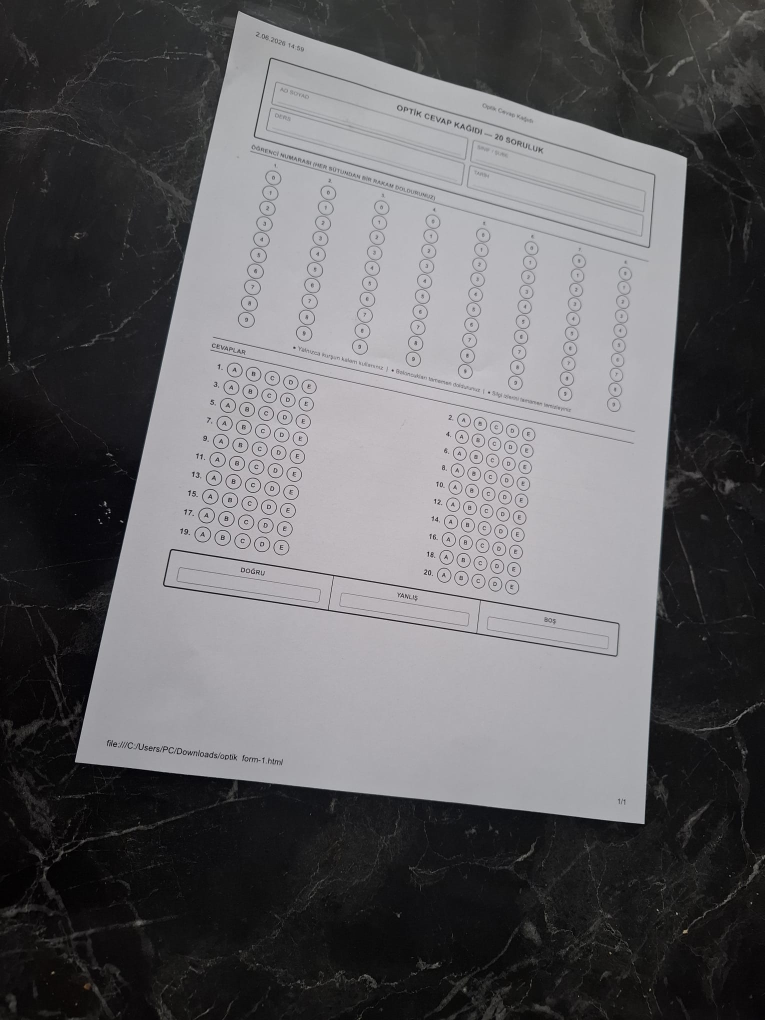
#> input picture bolum1_evrak/evrak.jpg, 1530 x 2040 px (shown at 1/2 size)
$ python evrak_bolum1.py
#> lines starting #> are read from the running program, lines starting #| are printed output that depends on the picture; after the words box and inside, x2 and y2 are one past the last pixel; in counts of white or black regions, pixels touching at a corner belong together
import cv2
import numpy as np
import matplotlib
matplotlib.use('TkAgg')
import matplotlib.pyplot as plt


img = cv2.imread("evrak.jpg")
#> img is the input picture: shape (2040, 1530, 3); mean B, G, R 98.6, 96.2, 97.1
if img is None:
    print("HATA: Fotoğraf bulunamadı! 'evrak.jpg' dosyasının bu klasörde olduğuna emin ol.")
    exit()

img_rgb = cv2.cvtColor(img, cv2.COLOR_BGR2RGB)
h, w = img.shape[:2]
#> h = 2040; w = 1530


gray = cv2.cvtColor(img, cv2.COLOR_BGR2GRAY)
blurred = cv2.GaussianBlur(gray, (7, 7), 0)

_, thresh = cv2.threshold(blurred, 120, 255, cv2.THRESH_BINARY)
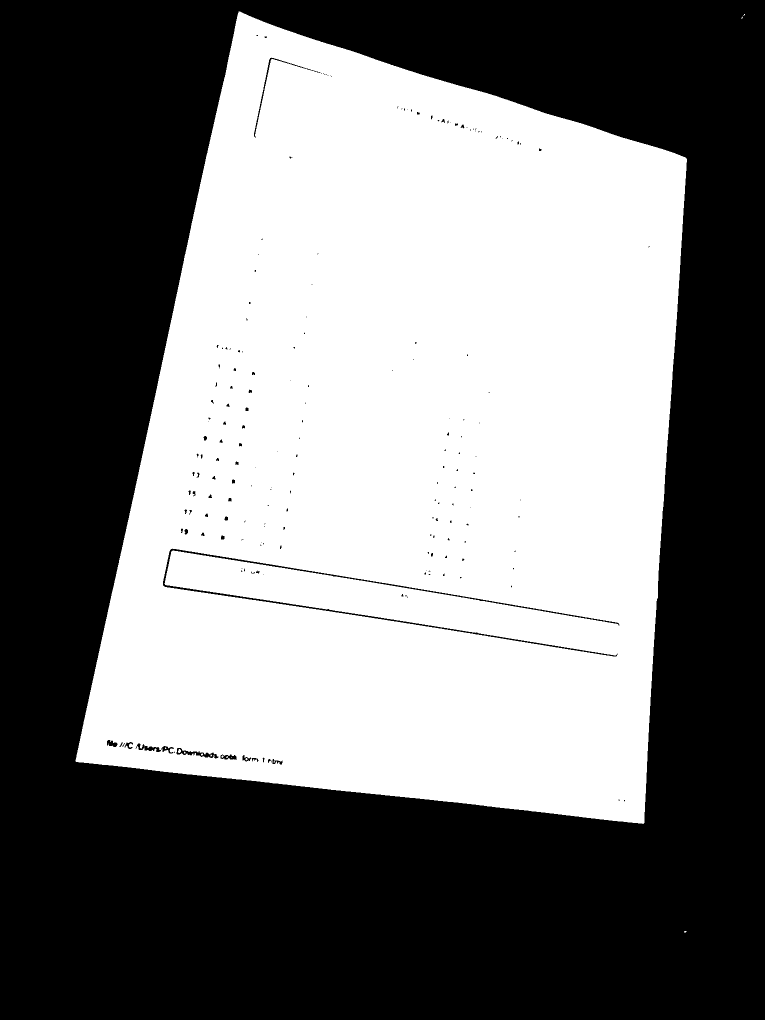
#> thresh: shape (2040, 1530) (shown at 1/2 size); 47.1% white; 13 white regions (11 under 20 px), largest, box (x1, y1, x2, y2) and area: (151, 23, 1374, 1648) 1468492, (356, 1498, 362, 1506) 36
k = np.ones((15, 15), np.uint8)
closed = cv2.morphologyEx(thresh, cv2.MORPH_CLOSE, k, iterations=3)
#> closed: shape (2040, 1530); 47.4% white; 4 white regions (3 under 20 px)

contours, _ = cv2.findContours(closed, cv2.RETR_EXTERNAL, cv2.CHAIN_APPROX_SIMPLE)
#> contours = 4 contours, 3 with area under 20; largest, box (x1, y1, x2, y2) and area: (151, 23, 1374, 1648) 1476184
biggest = max(contours, key=cv2.contourArea)
#> biggest = contour of 1663 points, box (x1, y1, x2, y2) (151, 23, 1374, 1648), area 1476184

mask = np.zeros((h, w), dtype=np.uint8)
cv2.drawContours(mask, [biggest], -1, 255, -1)
#> mask: shape (2040, 1530); 47.4% white; 1 white region, box (x1, y1, x2, y2) and area: (151, 23, 1374, 1648) 1478615
masked = cv2.bitwise_and(img_rgb, img_rgb, mask=mask)


enhanced_rgb = masked.copy()
enhanced_rgb[mask == 0] = [255, 255, 255]
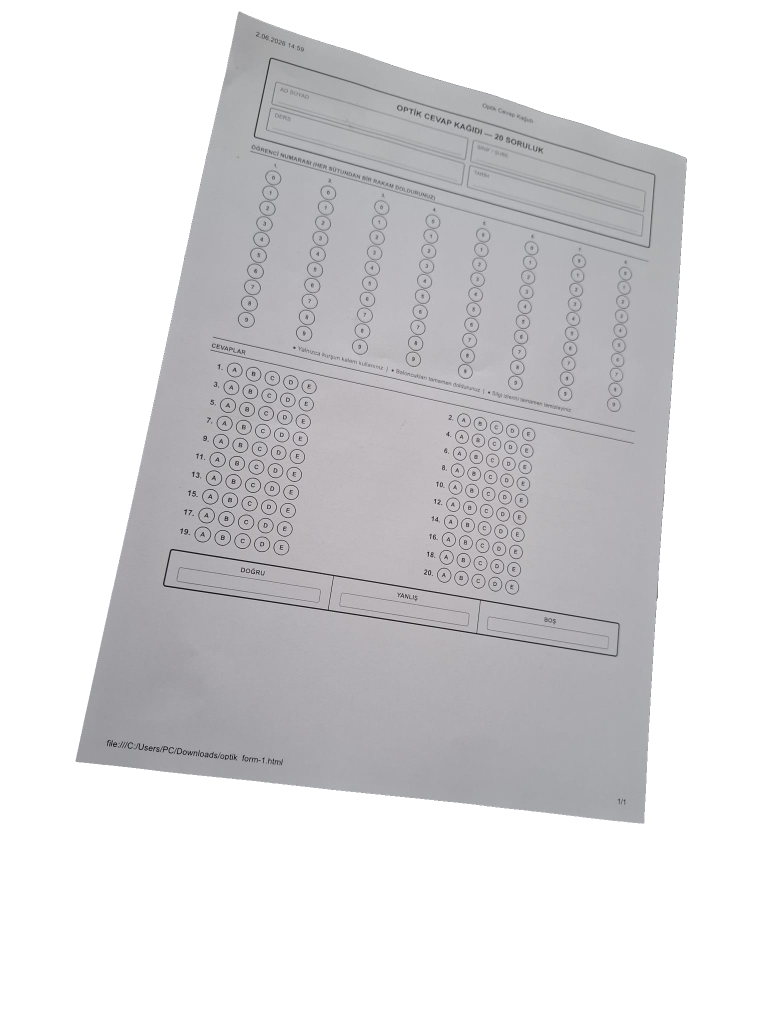
#> enhanced_rgb: shape (2040, 1530, 3) (shown at 1/2 size); mean R, G, B 216.9, 216.2, 218.3


epsilon = 0.02 * cv2.arcLength(biggest, True)
#> epsilon = 104.1
approx = cv2.approxPolyDP(biggest, epsilon, True)
#> approx = [[477, 23], [151, 1522], [1286, 1647], [1373, 318]]
print(f"Tespit edilen köşe sayısı: {len(approx)}")
#| Tespit edilen köşe sayısı: 4

if len(approx) != 4:
    hull = cv2.convexHull(biggest)
    epsilon = 0.05 * cv2.arcLength(hull, True)
    approx = cv2.approxPolyDP(hull, epsilon, True)
    print(f"Hull sonrası köşe: {len(approx)}")

pts = approx.reshape(-1, 2).astype(np.float32)
#> pts has the same summary as approx
rect = np.zeros((4, 2), dtype=np.float32)
s = pts.sum(axis=1)
#> s = [500, 1673, 2933, 1691]
rect[0] = pts[np.argmin(s)]    # sol-üst
rect[2] = pts[np.argmax(s)]    # sağ-alt
diff = np.diff(pts, axis=1)
#> diff = [-454, 1371, 361, -1055]
rect[1] = pts[np.argmin(diff)] # sağ-üst
rect[3] = pts[np.argmax(diff)] # sol-alt

target_w, target_h = 794, 1123
dst = np.array([[0, 0], [target_w, 0], [target_w, target_h], [0, target_h]], dtype=np.float32)
M = cv2.getPerspectiveTransform(rect, dst)
warped = cv2.warpPerspective(img, M, (target_w, target_h))
warped_rgb = cv2.cvtColor(warped, cv2.COLOR_BGR2RGB)

warped_gray = cv2.cvtColor(warped, cv2.COLOR_BGR2GRAY)
clahe = cv2.createCLAHE(clipLimit=2.0, tileGridSize=(8, 8))
warped_enhanced = clahe.apply(warped_gray)
_, warped_binary = cv2.threshold(warped_enhanced, 0, 255, cv2.THRESH_BINARY + cv2.THRESH_OTSU)
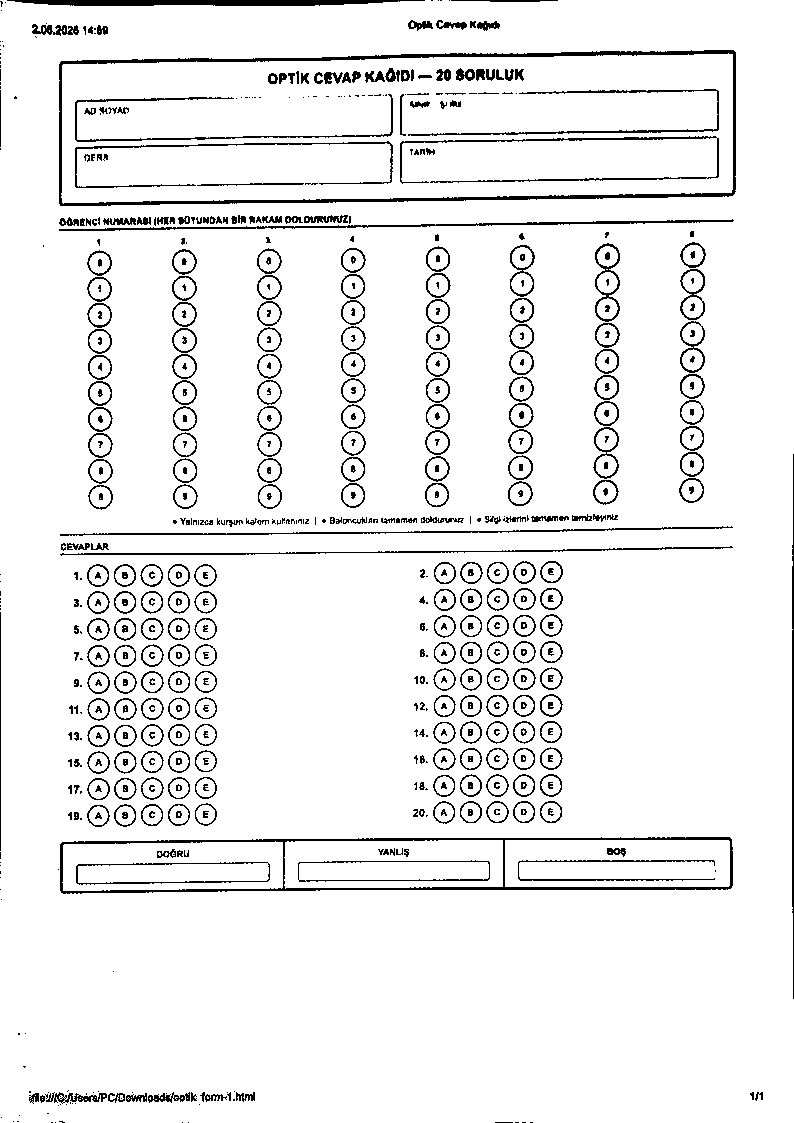
#> warped_binary: shape (1123, 794); 93.5% white; black in thin lines or dots

corners_img = img_rgb.copy()
for pt in rect:
    cv2.circle(corners_img, (int(pt[0]), int(pt[1])), 20, (255, 0, 0), -1)
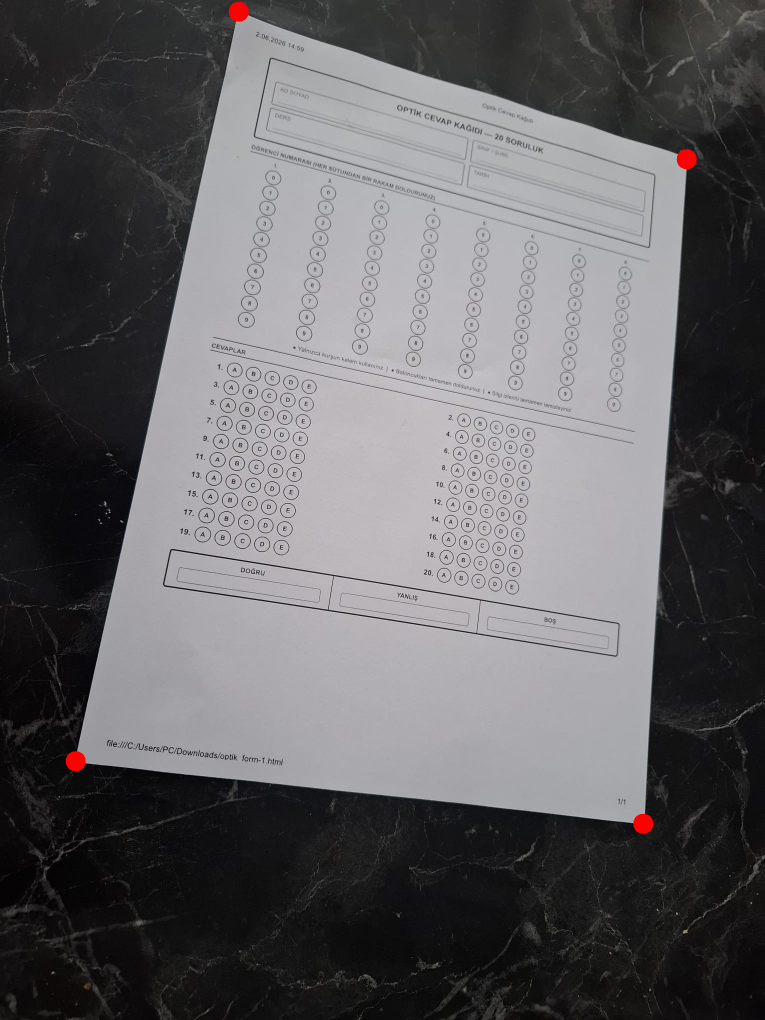
#> corners_img: shape (2040, 1530, 3) (shown at 1/2 size); mean R, G, B 97.4, 96.1, 98.5
cv2.polylines(corners_img, [rect.astype(int)], True, (255, 0, 0), 4)
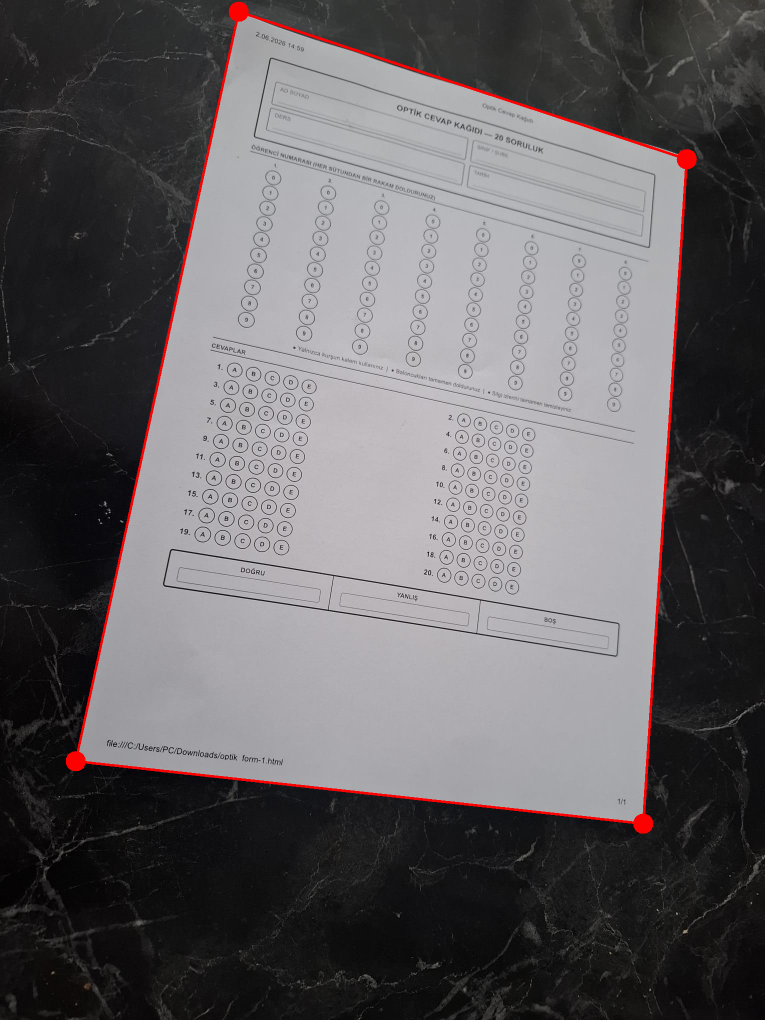
#> corners_img: shape (2040, 1530, 3) (shown at 1/2 size); 0.76% of pixels changed, all inside (x1, y1, x2, y2) = (153, 27, 1375, 1648)


fig, axes = plt.subplots(2, 3, figsize=(18, 13))


fig.text(0.5, 0.98, "1. BÖLÜM — Evrak İşleme",
         fontsize=16, fontweight='bold', ha='center', va='top')

axes[0, 0].imshow(img_rgb)
axes[0, 0].set_title("Adım 1: Orijinal Görüntü", fontsize=11, fontweight='bold', pad=8)
axes[0, 0].axis('off')

axes[0, 1].imshow(mask, cmap='gray')
axes[0, 1].set_title("Adım 2: Kağıt Maskesi", fontsize=11, fontweight='bold', pad=8)
axes[0, 1].axis('off')

axes[0, 2].imshow(masked)
axes[0, 2].set_title("Adım 3: Maskelenmiş Görüntü", fontsize=11, fontweight='bold', pad=8)
axes[0, 2].axis('off')

axes[1, 0].imshow(corners_img)
axes[1, 0].set_title("Adım 4: Köşe Noktaları Tespiti", fontsize=11, fontweight='bold', pad=8)
axes[1, 0].axis('off')

axes[1, 1].imshow(warped_rgb)
axes[1, 1].set_title("Adım 5: Perspektif Düzeltme", fontsize=11, fontweight='bold', pad=8)
axes[1, 1].axis('off')

axes[1, 2].imshow(warped_binary, cmap='gray')
axes[1, 2].set_title("Adım 6: Kontrast İyileştirme (CLAHE + Otsu)", fontsize=11, fontweight='bold', pad=8)
axes[1, 2].axis('off')

plt.tight_layout(rect=[0, 0, 1, 0.96])
plt.savefig("evrak_sonuc.jpg", dpi=150, bbox_inches='tight')
cv2.imwrite("evrak_duzeltilmis.jpg", warped)

print("Sonuçlar kaydedildi: 'evrak_sonuc.jpg' ve 'evrak_duzeltilmis.jpg'")
plt.show()
